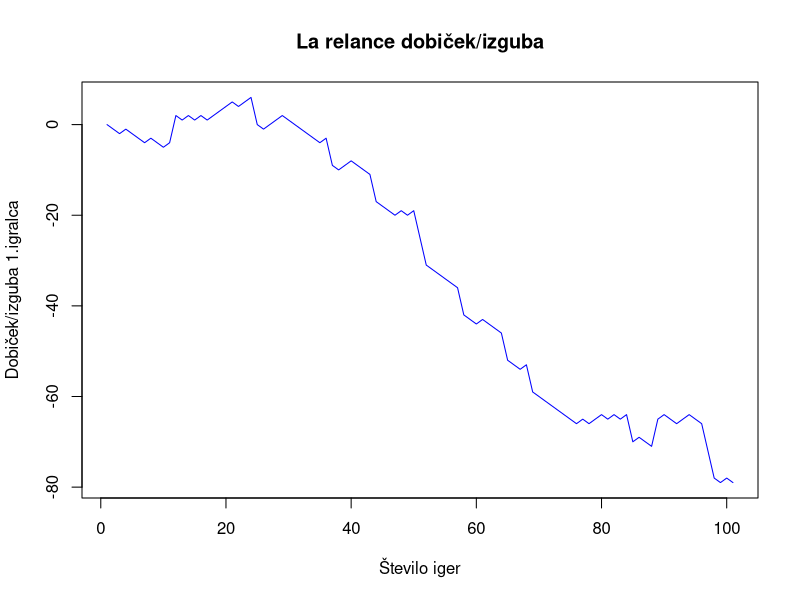
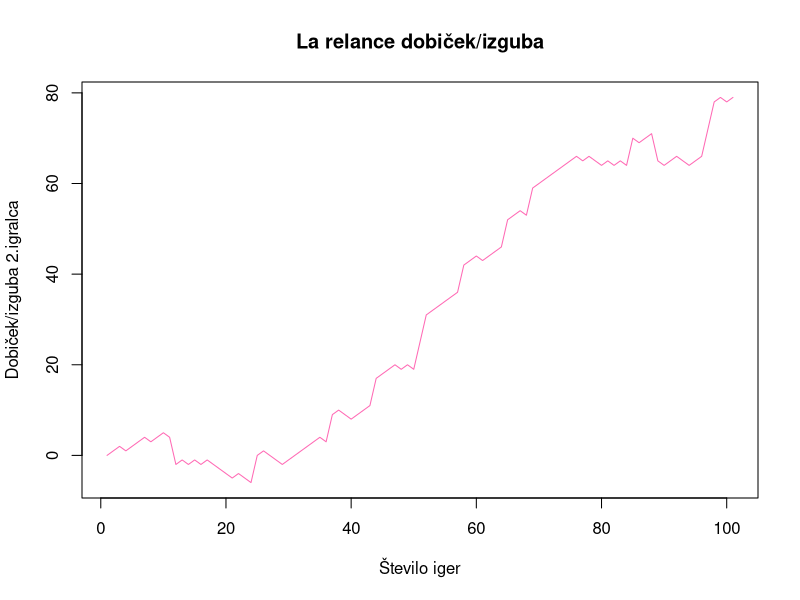
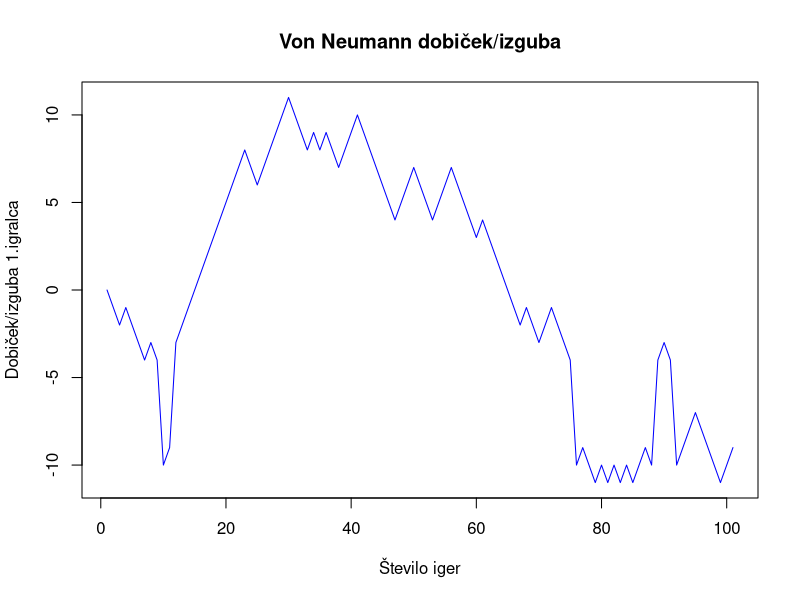
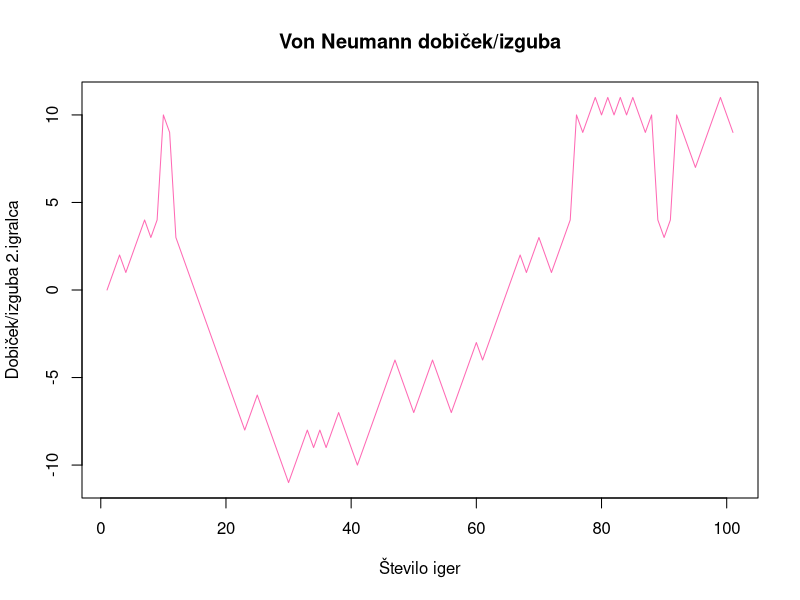
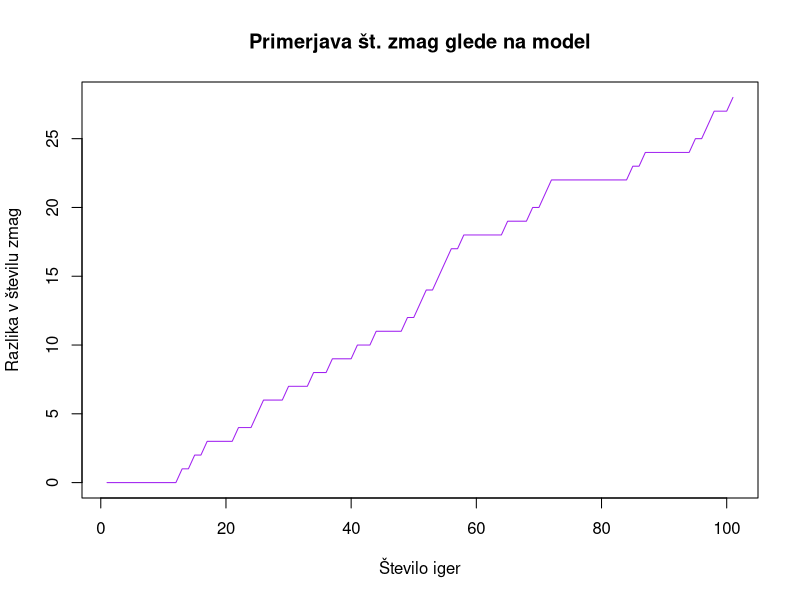
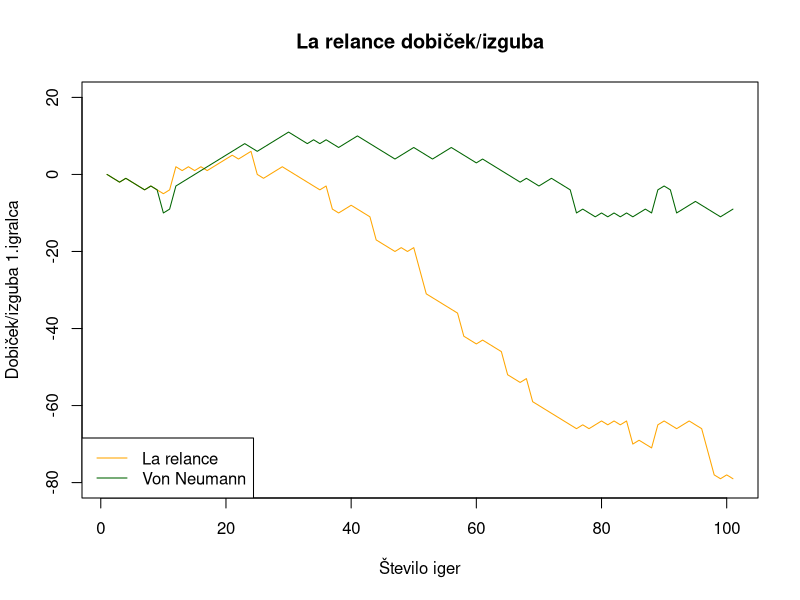

Generate these figures, in order, with R:
#Generiramo izide neodvisnih slučjanih spremenljivk X in Y, ki sta porazdeljeni enakomerno na 
#intervalu [0,1]
X <- runif(100, min=0, max=1)
Y <- runif(100, min=0, max=1)

#La Relance
R1 <- c() #dobiček/izguba posamezne igre 1.igralca
R2 <- c() #dobiček/izguba posamezne igre 2.igralca
Rprvega <- c(0) #Spreminjaje dobička skozi igre 1.igralca
Rdrugega <- c(0) #Spreminjaje dobička skozi igre 2.igralca
B <- 5 #predpostavimo, da je B=1
V1 <- -(B^2)/(B+2)^2 #vrednost igre za 1.igralca 
c1 <- B/(B+2) #mejna vrednost za stavo 
Z1 <- 0 #število zmag 1.igralca
Z2 <- 0 #število zmag 2.igralca

for (i in 1:length(X)){
  if (X[i] > c1^2){
    if (Y[i] > c1){
      if (X[i] > Y[i]){
        R1[i] = (B+1)
        Rprvega[i+1] = Rprvega[i]+(B+1)
        R2[i] = -(B+1)
        Rdrugega[i+1] = Rdrugega[i]-(B+1)
        Z1 = Z1+1}
      else{
        R1[i] = -(B+1)
        Rprvega[i+1] = Rprvega[i]-(B+1)
        R2[i] = (B+1)
        Rdrugega[i+1] = Rdrugega[i]+(B+1)
        Z2 = Z2+1}}
    else{
      R1[i] = 1 
      Rprvega[i+1] = Rprvega[i]+1
      R2[i] = -1
      Rdrugega[i+1] = Rdrugega[i]-1
      Z1 = Z1+1}
  }else{
    R1[i] = -1
    Rprvega[i+1] = Rprvega[i]-1
    R2[i] = 1 
    Rdrugega[i+1] = Rdrugega[i]+1
    Z2 = Z2+1
  }}

plot(Rprvega,type='l',col='blue',main='La relance dobiček/izguba',xlab = 'Število iger', ylab = 'Dobiček/izguba 1.igralca')
plot(Rdrugega,type='l',col='hot pink',main='La relance dobiček/izguba',xlab = 'Število iger', ylab = 'Dobiček/izguba 2.igralca')

Dobicek1 <- sum(R1)
Dobicek2 <- sum(R2)

#Von Neumann
M1 <- c() #dobiček/izguba posamezne igre 1.igralca
M2 <- c() #dobiček/izguba posamezne igre 2.igralca
Mprvega <- c(0) #Spreminjaje dobička skozi igre 1.igralca
Mdrugega <- c(0) #Spreminjaje dobička skozi igre 2.igralca
V2 <- B/((B+1)*(B+4))
a <- B/((B+1)*(B+4))
b <- (B^2+4*B+2)/((B+1)*(B+4))
c <- (B*(B+3))/((B+1)*(B+4))
W1 <- 0 #število zmag 1.igralca
W2 <- 0 #število zmag 2.igralca

for (j in 1:length(X)){
  if (X[j] > b | X[j] < a){
    if (Y[j] > c){
      if (X[j] > Y[j]){
        M1[j] = (B+1)
        M2[j] = -(B+1)
        Mprvega[j+1] = Mprvega[j]+(B+1)
        Mdrugega[j+1] = Mdrugega[j]-(B+1)
        W1 = W1+1}
      else{
        M1[j] = -(B+1)
        M2[j] = (B+1)
        Mprvega[j+1] = Mprvega[j]-(B+1)
        Mdrugega[j+1] = Mdrugega[j]+(B+1)
        W2 = W2+1}}
    else{
      M1[j] = 1 
      M2[j] = -1
      Mprvega[j+1] = Mprvega[j]+1
      Mdrugega[j+1] = Mdrugega[j]-1
      W1 = W1+1}
  }else{
    if (X[j] > Y[j]){
      M1[j] = 1
      M2[j] = -1
      Mprvega[j+1] = Mprvega[j]+1
      Mdrugega[j+1] = Mdrugega[j]-1
      W1 = W1+1}
    else{
      M1[j] = -1
      M2[j] = 1
      Mprvega[j+1] = Mprvega[j]-1
      Mdrugega[j+1] = Mdrugega[j]+1
      W2 = W2+1} 
  }}

plot(Mprvega,type='l',col='blue',main='Von Neumann dobiček/izguba',xlab = 'Število iger', ylab = 'Dobiček/izguba 1.igralca')
plot(Mdrugega,type='l',col='hot pink',main='Von Neumann dobiček/izguba',xlab = 'Število iger', ylab = 'Dobiček/izguba 2.igralca')

DobicekPrvega <- sum(M1)
DobicekDrugega <- sum(M2)

#Primerjava modelov
t <- c()
t1 <- c(0)

for (k in 1:length(R1)){
  if (R1[k] < M1[k]) {
    t[k] = 1
    t1[k+1]=t1[k]+1
  }else {
    t[k] = 0
    t1[k+1]=t1[k]
  }
}

T=sum(t)
plot(t1,type='l',col='purple',main='Primerjava št. zmag glede na model',xlab = 'Število iger', ylab = 'Razlika v številu zmag')

plot(Rprvega,type='l',col='orange',main='La relance dobiček/izguba',xlab = 'Število iger', ylab = 'Dobiček/izguba 1.igralca', ylim= c(-80,20))
lines(Mprvega, type='l',col='dark green')
legend('bottomleft', col= c('orange','dark green'), legend=c('La relance','Von Neumann'),lty = 1:1)


